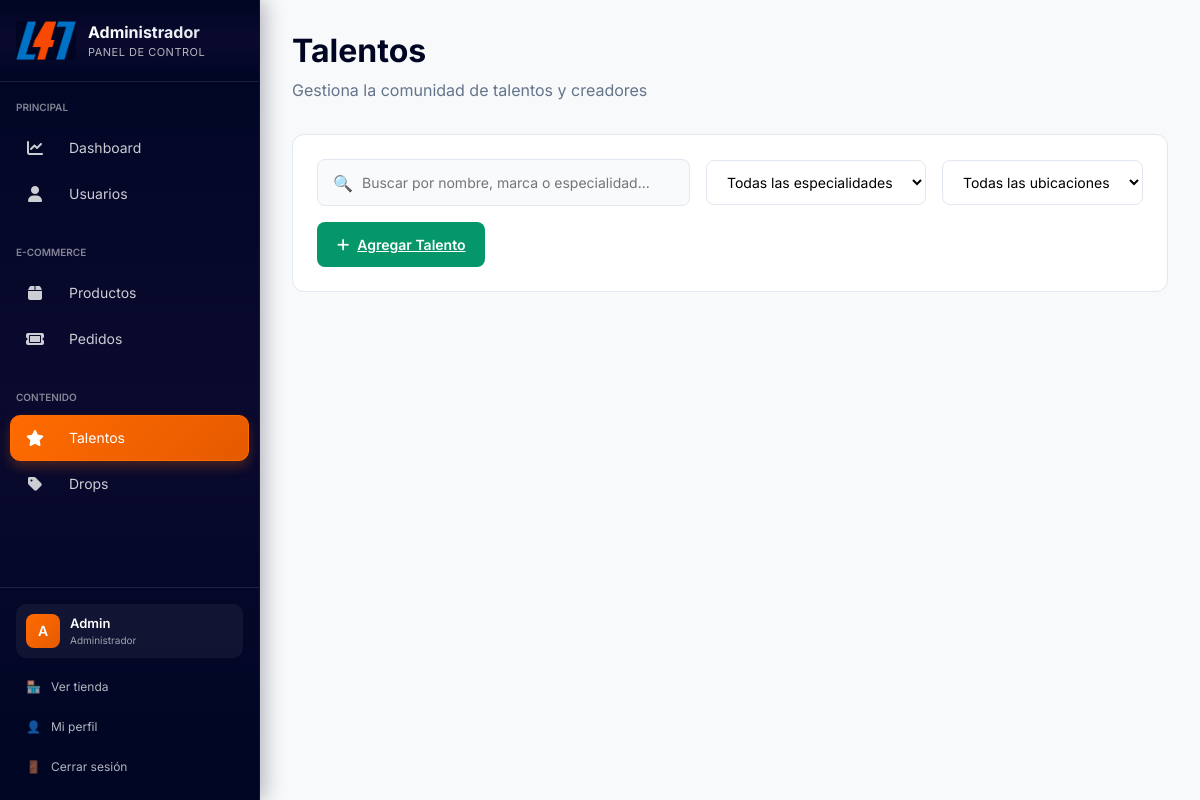
The app's page /adminpanel/talento/, older data.
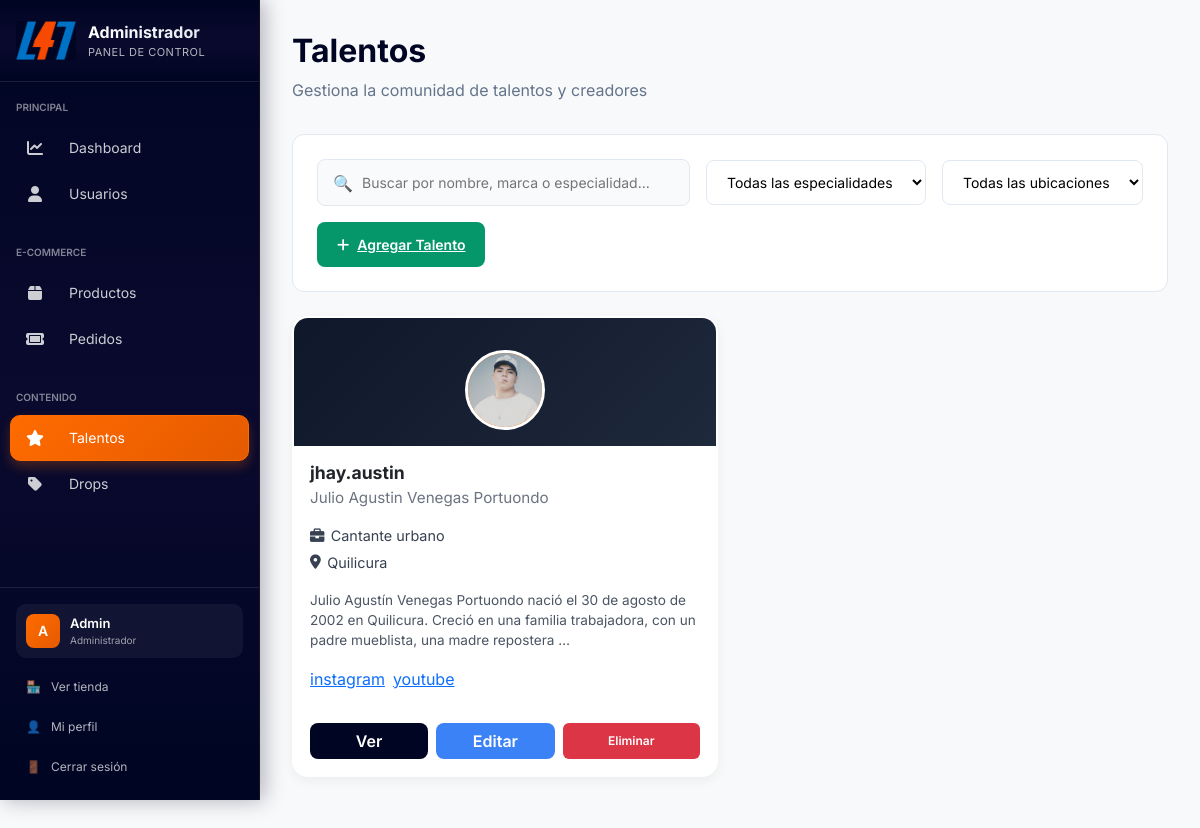
The same page, newer data.
### apps/talent/models.py (models this page shows, shortened)
class Talent(models.Model):
    full_name = models.CharField(max_length=100)
    brand_name = models.CharField(max_length=100, blank=True)
    location = models.CharField(max_length=100)
    specialty = models.CharField(max_length=100)
    biography = models.TextField()
    contact_email = models.EmailField(blank=True)
    phone_number = models.CharField(max_length=20, blank=True)
    profile_image = models.ImageField(upload_to='talents/profile/')
    cover_image = models.ImageField(upload_to='talents/cover/', blank=True)
    video_url = models.URLField(blank=True, help_text="Video de presentación/documental")
    is_verified = models.BooleanField(default=False)
    created_at = models.DateTimeField(auto_now_add=True)
    updated_at = models.DateTimeField(auto_now=True)
    class Meta:
        ordering = ['-is_verified', '-created_at']

class TalentSocialLink(models.Model):
    PLATFORM_CHOICES = [
        ('instagram', 'Instagram'),
        ('twitter', 'Twitter'),
        ('linkedin', 'LinkedIn'),
        ('website', 'Website'),
        ('facebook', 'Facebook'),
        ('youtube', 'YouTube'),
        ('tiktok', 'TikTok'),
        ('otro', 'Otro'),
    ]
    talent = models.ForeignKey(Talent, on_delete=models.CASCADE, related_name='social_links')
    platform = models.CharField(max_length=20, choices=PLATFORM_CHOICES)
    url = models.URLField()

### apps/adminpanel/views.py (the view)
def talentos(request):
    talents = Talent.objects.all()
    data = {
        'talents': talents,
    }
    return render(request, 'adminpanel/talent/talent.html', data)

### apps/cart/context_processors.py (called while the page is built)
def cart_context(request):
    cart = None
    if request.user.is_authenticated:
        cart = Cart.objects.filter(user=request.user).first()
    return {'cart': cart}

### apps/adminpanel/templates/adminpanel/talent/talent.html (shortened to what this page needs)
{% extends 'base/base_admin.html' %}
{% load static %}
{% block css %}
<link rel="stylesheet" href="{% static 'adminpanel/css/talent.css' %}">
{% endblock css %}
{% block content %}
<div class="content-area">
    <div class="content-header">
        <h1 class="content-title">Talentos</h1>
        <p class="content-subtitle">Gestiona la comunidad de talentos y creadores</p>
    </div>
    {% include 'adminpanel/talent/includes/talent_controls.html' %}
    <div class="talents-grid" id="talentsGrid">
        {% for talent in talents %}
        {% include 'adminpanel/talent/includes/talent_card.html' %}
        {% endfor %}
    </div>
</div>
{% endblock content %}

### apps/adminpanel/templates/adminpanel/talent/includes/talent_card.html (shortened to what this page needs)
<div class="talent-card" onclick="openTalentModal('{{ talent.id }}');">
    <div class="talent-card-header">
        <div class="talent-avatar">
            <img src="{{ talent.profile_image.url }}" alt="{{ talent.full_name }}">
        </div>
    </div>
    <div class="talent-card-body">
        <h3 class="talent-name">{{ talent.brand_name }}</h3>
        <p class="talent-brand">{{ talent.full_name }}</p>
        <ul class="talent-info">
            <li><i class="fa-solid fa-briefcase"></i> {{ talent.specialty }}</li>
            <li><i class="fa-solid fa-location-dot"></i> {{ talent.location }}</li>
        </ul>
        <p class="talent-description">
            {{ talent.biography|truncatewords:25 }}
        </p>
        <div class="talent-socials">
            {% for social in talent.social_links.all %}
            <a href="{{ social.url }}" target="_blank">
                <p>{{social.platform}}</p>
            </a>
            {% endfor %}
        </div>
        <div class="talent-actions">
            <button class="btn-view" onclick="openTalentModal('{{ talent.id }}'); event.stopPropagation()">Ver</button>
            <a href="#" class="btn-edit">Editar</a>
            <button class="btn btn-danger"
                onclick="confirmarEliminacion('{{ talent.id }}', '{{ talent.full_name }}'); event.stopPropagation();">Eliminar</button>
        </div>
    </div>
</div>

Row changes from the older to the newer data that the page shows:
added Talent: profile_image (picture), brand_name "jhay.austin", full_name "Julio Agustin Venegas Portuondo", specialty "Cantante urbano", location "Quilicura", biography "Julio Agustín Venegas Portuondo nació el 30 de agosto de 2002 en Quilicura. Creció en una familia trabajadora, con un padre mueblista, una madre repostera …"
added TalentSocialLink: platform "instagram"
added TalentSocialLink: platform "youtube"
